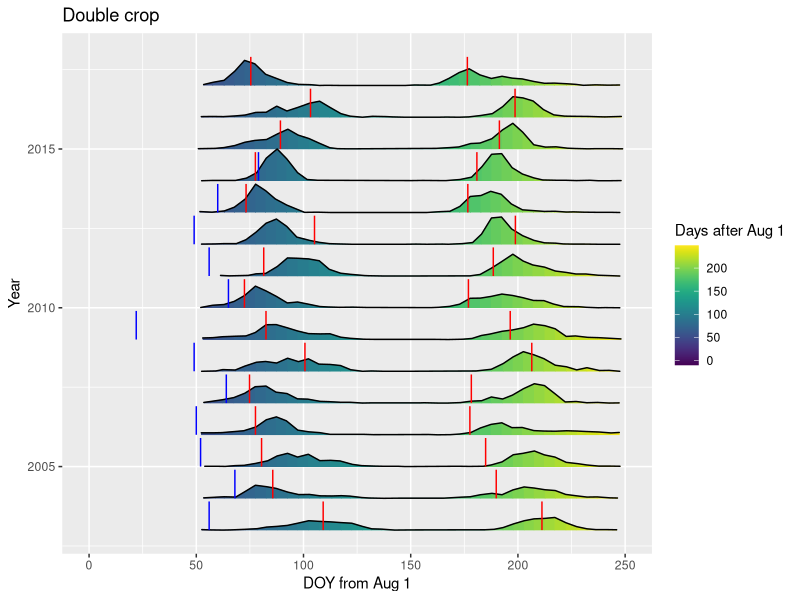
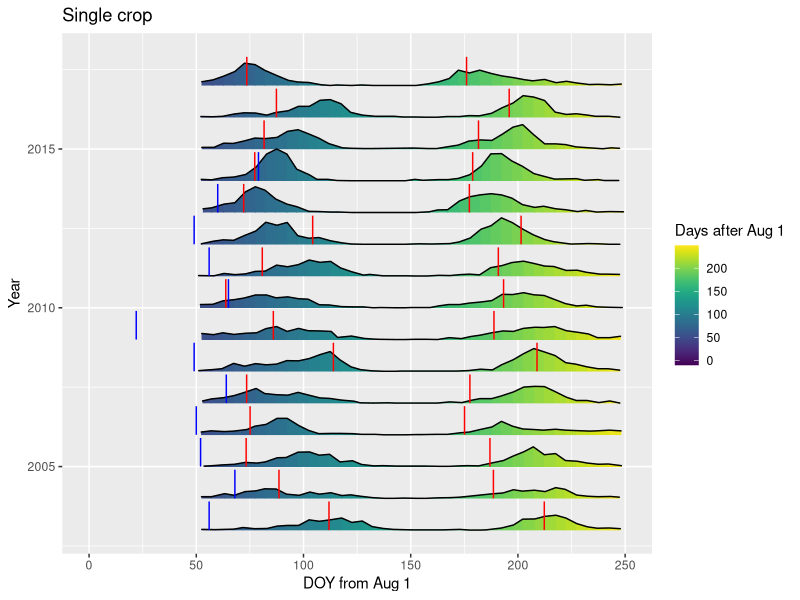

Here is the R script that generated these plots, in order:
## ---- chunk 1
library(ggplot2)
library(ggridges)
library(viridis)

specificPoly_data <- read.csv('input/FOI_stats.csv')
neighbors_double <- read.csv('input/double_50km_MT.csv') 
neighbors_single <- read.csv('input/single_50km_MT.csv')

## ---- chunk 2
# DOUBLE PLANT AND HARVEST

ggplot(neighbors_double, aes(x = neighbors_double$DOY, y = neighbors_double$Year, height = neighbors_double$Count, group = neighbors_double$Year, fill = neighbors_double$DOY)) + 
  xlim(0, 250) +
  xlab("DOY from Aug 1") +
  ylab("Year") +
  ggtitle("Double crop") +
  geom_density_ridges_gradient(stat = "identity", scale = 1) +
  scale_fill_viridis(name = 'Days after Aug 1') +
  geom_segment(data = specificPoly_data, aes(x = double_plant_median, y = year, group = year, xend = double_plant_median, yend = year + 0.9, height = rep(100, 15), fill = double_plant_median), color = "red") +
  geom_segment(data = specificPoly_data, aes(x = double_harvest_median, y = year, group = year, xend = double_harvest_median, yend = year + 0.9, height = rep(100, 15), fill = double_harvest_median), color = "red") +
  geom_segment(data = specificPoly_data, aes(x = onset_median, y = year, group = year, xend = onset_median, yend = year + 0.9, height = rep(100, 15), fill = onset_median), color = "blue") 




## ---- chunk 3
# SINGLE PLANT AND HARVEST

ggplot(neighbors_single, aes(x = neighbors_single$DOY, y = neighbors_single$Year, height = neighbors_single$Count, group = neighbors_single$Year, fill = neighbors_single$DOY)) + 
  xlim(0, 250) +
  xlab("DOY from Aug 1") +
  ylab("Year") +
  ggtitle("Single crop") +
  geom_density_ridges_gradient(stat = "identity", scale = 1) +
  scale_fill_viridis(name = 'Days after Aug 1') +
  geom_segment(data = specificPoly_data, aes(x = single_plant_median, y = year, group = year, xend = single_plant_median, yend = year + 0.9, height = rep(100, 15), fill = single_plant_median), color = "red") +
  geom_segment(data = specificPoly_data, aes(x = single_harvest_median, y = year, group = year, xend = single_harvest_median, yend = year + 0.9, height = rep(100, 15), fill = single_harvest_median), color = "red") +
  geom_segment(data = specificPoly_data, aes(x = onset_median, y = year, group = year, xend = onset_median, yend = year + 0.9, height = rep(100, 15), fill = onset_median), color = "blue") 

